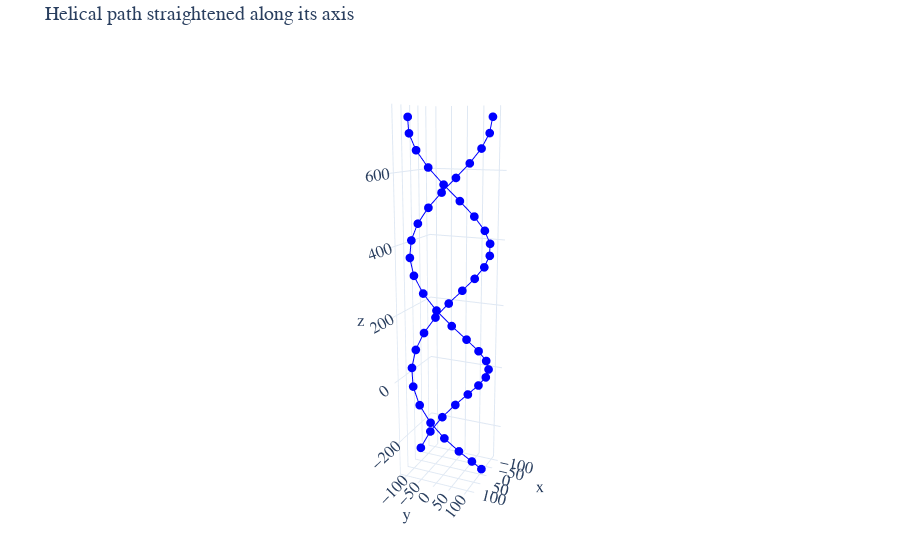

Notebook source saved alongside this figure:
### Code cell
x, y, z = points.T


fig = go.Figure()

rotated = turn_spiral_about_z_axis(points_straight)
x,y,z = rotated.T
fig.add_trace(go.Scatter3d(x=x, y=y, z=z, ))


x, y, z = points_straight.T
fig.add_trace(go.Scatter3d(x=x, y=y, z=z, ))


#x, y, z = make_line(axis_origin + axis_direction * 500, axis_direction, length=1000).T
#fig.add_trace(go.Scatter3d(x=x, y=y, z=z, ))


#fig.update_layout(scene=dict(xaxis_title='x', yaxis_title='y', zaxis_title='z'))
fig.update_layout(
    scene=dict(
        xaxis=dict(range=None, autorange=True),
        yaxis=dict(range=None, autorange=True),
        zaxis=dict(range=None, autorange=True)
    )
)
fig.update_layout(
    scene=dict(
        aspectmode='data'   # ensures equal scaling for x, y, z
    )
)

fig.update_layout(
    template="plotly_white",          # clean background
    scene=dict(
        aspectmode="data",            # equal axes
        xaxis=dict(showbackground=False, showgrid=True, zeroline=False),
        yaxis=dict(showbackground=False, showgrid=True, zeroline=False),
        zaxis=dict(showbackground=False, showgrid=True, zeroline=False),
    ),
    margin=dict(l=0, r=0, t=40, b=0),
    font=dict(size=14, family="Arial"),
)

fig.update_layout(
    dragmode="turntable",        # intuitive rotation
    scene_camera=dict(eye=dict(x=4, y=1.8, z=1.2)),  # pleasant starting view
)

fig.update_traces(marker=dict(size=3, color='blue'))
fig.update_layout(showlegend=False, title_text="Helical path straightened along its axis")


fig.show()  # fully interactive in browser/notebook
fig.write_html("plot.html")  # shareable file

### Figure 1 — Plotly figure (JSON) as saved in the notebook; plotly's stock layout.template omitted (floating-point values rounded to 4 significant figures)
{"data": [{"marker": {"color": "blue", "size": 3}, "type": "scatter3d", "x": [21.12, 60.51, 91.72, 110.5, 114.4, 102.8, 77.36, 41.42, -0.1083, -41.62, -77.52, -102.9, -114.4, -110.5, -91.59, -60.33, -20.91, 21.33, 60.7, 91.85, 110.6, 114.4, 102.7, 77.2, 41.22], "y": [113.0, 97.69, 69.23, 31.41, -10.66, -51.28, -84.98, -107.2, -114.9, -107.1, -84.83, -51.09, -10.44, 31.61, 69.4, 97.81, 113.0, 112.9, 97.58, 69.05, 31.2, -10.88, -51.48, -85.12, -107.3], "z": [-277.0, -234.3, -191.7, -149.1, -106.5, -63.91, -21.3, 21.3, 63.91, 106.5, 149.1, 191.7, 234.3, 277.0, 319.6, 362.2, 404.8, 447.4, 490.0, 532.6, 575.2, 617.8, 660.4, 703.0, 745.6]}, {"marker": {"color": "blue", "size": 3}, "type": "scatter3d", "x": [-21.12, -60.51, -91.72, -110.5, -114.4, -102.8, -77.36, -41.42, 0.1083, 41.62, 77.52, 102.9, 114.4, 110.5, 91.59, 60.33, 20.91, -21.33, -60.7, -91.85, -110.6, -114.4, -102.7, -77.2, -41.22], "y": [-113.0, -97.69, -69.23, -31.41, 10.66, 51.28, 84.98, 107.2, 114.9, 107.1, 84.83, 51.09, 10.44, -31.61, -69.4, -97.81, -113.0, -112.9, -97.58, -69.05, -31.2, 10.88, 51.48, 85.12, 107.3], "z": [-277.0, -234.3, -191.7, -149.1, -106.5, -63.91, -21.3, 21.3, 63.91, 106.5, 149.1, 191.7, 234.3, 277.0, 319.6, 362.2, 404.8, 447.4, 490.0, 532.6, 575.2, 617.8, 660.4, 703.0, 745.6]}], "layout": {"dragmode": "turntable", "font": {"family": "Arial", "size": 14}, "margin": {"b": 0, "l": 0, "r": 0, "t": 40}, "scene": {"aspectmode": "data", "camera": {"eye": {"x": 4, "y": 1.8, "z": 1.2}}, "xaxis": {"autorange": true, "showbackground": false, "showgrid": true, "zeroline": false}, "yaxis": {"autorange": true, "showbackground": false, "showgrid": true, "zeroline": false}, "zaxis": {"autorange": true, "showbackground": false, "showgrid": true, "zeroline": false}}, "showlegend": false, "title": {"text": "Helical path straightened along its axis"}}}
